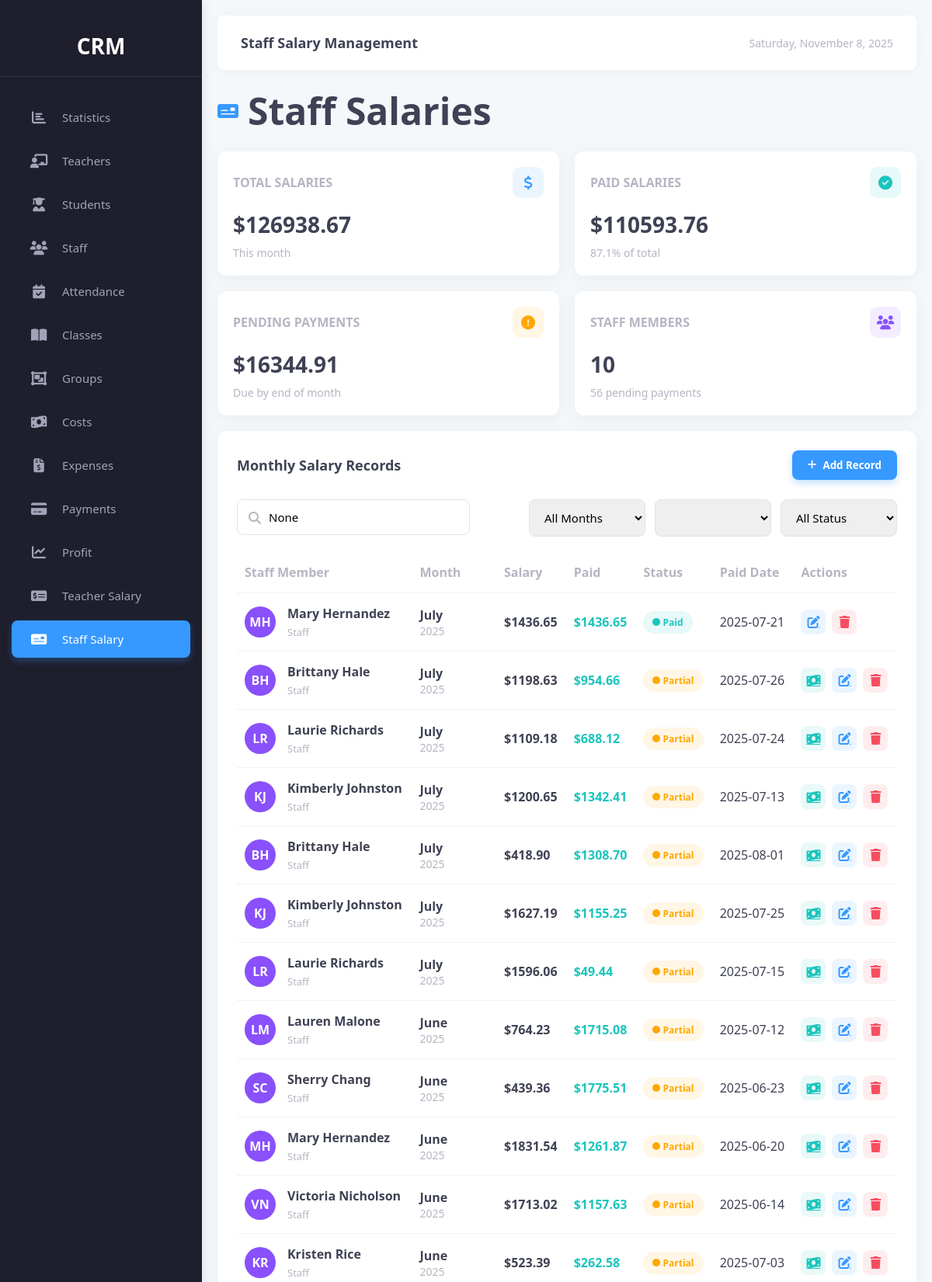
The page /staff_salary/ (upper part) on the database its author committed.
### finance/models.py (models this page shows, shortened)
class StaffSalary(models.Model):
    staff = models.ForeignKey(Staff, on_delete=models.PROTECT)
    month = models.DateField()
    salary = models.DecimalField(max_digits=10, decimal_places=2)
    paid = models.DecimalField(max_digits=10, decimal_places=2)
    paid_date = models.DateField()

### staff/models.py (models this page shows)
class Staff(models.Model):
    STATUS_CHOICES = [
        (1, "Active"),
        (2, "Inactive"),
        (3, "Holiday"),
        (4, "Fired"),
        (5, "Retired"),
        (6, "On hold")
    ]
    first_name = models.CharField(max_length=100)
    last_name = models.CharField(max_length=100)
    middle_name = models.CharField(max_length=100)
    born_date = models.DateField()
    salary = models.DecimalField(max_digits=10, decimal_places=2)
    phone_number = models.CharField(max_length=11)
    join_date = models.DateField()
    status = models.SmallIntegerField(choices=STATUS_CHOICES)
    def __str__(self):
        return self.first_name

### views/staff_salary/views.py (the view, shortened to what this page needs)
# urls.py: path('', views.staff_salary_view, name='staff_salary'),
def staff_salary_view(request):
    form = StaffSalaryForm()
    filter_form = SalaryFilterForm(request.GET or None)
    delete_id = request.GET.get('delete')
    if delete_id:
        record = get_object_or_404(StaffSalary, id=delete_id)
        record.delete()
        messages.success(request, "Salary record deleted successfully!")
        return redirect('staff_salary')
    mark_paid_id = request.GET.get('mark_paid')
    records = StaffSalary.objects.all().order_by('-month')
    total_salaries = records.aggregate(total=Sum('salary'))['total'] or 0
    total_paid = records.aggregate(total=Sum('paid'))['total'] or 0
    pending_payments = total_salaries - total_paid
    staff_count = Staff.objects.count()
    unpaid_count = StaffSalary.objects.filter(
        paid__lt=F('salary')
    ).count()
    context = {
        'form': form,
        'filter_form': filter_form,
        'records': records,
        'total_salaries': total_salaries,
        'total_paid': total_paid,
        'pending_payments': pending_payments,
        'staff_count': staff_count,
        'unpaid_count': unpaid_count,
        'current_year': datetime.datetime.now().year,
        'current_date': datetime.datetime.now()
    }
    return render(request, 'staff_salary.html', context)

### views/staff_salary/forms.py
class StaffSalaryForm(forms.ModelForm):
    class Meta:
        model = StaffSalary
        fields = ['staff', 'month', 'salary', 'paid', 'paid_date']
        widgets = {
            'month': forms.DateInput(attrs={'type': 'month'}),
            'paid_date': forms.DateInput(attrs={'type': 'date'}),
        }
    def __init__(self, *args, **kwargs):
        super().__init__(*args, **kwargs)
        self.fields['staff'].queryset = Staff.objects.all()
        self.fields['paid_date'].required = False

class SalaryFilterForm(forms.Form):
    MONTH_CHOICES = [
        ('all', 'All Months'),
        ('1', 'January'), ('2', 'February'), ('3', 'March'),
        ('4', 'April'), ('5', 'May'), ('6', 'June'),
        ('7', 'July'), ('8', 'August'), ('9', 'September'),
        ('10', 'October'), ('11', 'November'), ('12', 'December')
    ]
    STATUS_CHOICES = [
        ('all', 'All Status'),
        ('paid', 'Paid'),
        ('unpaid', 'Unpaid'),
        ('partial', 'Partial')
    ]
    search = forms.CharField(required=False)
    month = forms.ChoiceField(choices=MONTH_CHOICES, required=False)
    year = forms.IntegerField(
        min_value=2020,
        max_value=2030,
        initial=datetime.datetime.now().year
    )
    status = forms.ChoiceField(choices=STATUS_CHOICES, required=False)

### views/profit/forms.py (called while the page is built)
@register.filter
def div(value, arg):
    try:
        return float(value) / float(arg)
    except (ValueError, ZeroDivisionError):
        return 0

@register.filter
def mul(value, arg):
    try:
        return float(value) * float(arg)
    except ValueError:
        return 0

### templates/staff_salary.html (shortened to what this page needs)
<!DOCTYPE html>
{% load humanize %}
<html lang="en">
<head>
    <link rel="stylesheet" href="https://cdnjs.cloudflare.com/ajax/libs/font-awesome/6.4.0/css/all.min.css">
</head>
<body>
    <div class="sidebar">
        <div class="logo">
            <span>CRM</span>
        </div>
        <div class="nav-links">
            <a href="{% url 'statistic' %}" class="nav-item">
                <i class="fas fa-chart-bar"></i>
                <span class="nav-text">Statistics</span>
            </a>
            <a href="{% url 'teacher' %}" class="nav-item">
                <i class="fas fa-chalkboard-teacher"></i>
                <span class="nav-text">Teachers</span>
            </a>
            <a href="{% url 'students_list' %}" class="nav-item">
                <i class="fas fa-user-graduate"></i>
                <span class="nav-text">Students</span>
            </a>
            <a href="{% url 'staff_list' %}" class="nav-item">
                <i class="fas fa-users"></i>
                <span class="nav-text">Staff</span>
            </a>
            <a href="{% url 'attendance' %}" class="nav-item">
                <i class="fas fa-calendar-check"></i>
                <span class="nav-text">Attendance</span>
            </a>
            <a href="{% url 'classes' %}" class="nav-item">
                <i class="fas fa-book-open"></i>
                <span class="nav-text">Classes</span>
            </a>
            <a href="{% url 'group_management' %}" class="nav-item">
                <i class="fas fa-object-group"></i>
                <span class="nav-text">Groups</span>
            </a>
            <a href="{% url 'costs_management' %}" class="nav-item">
                <i class="fas fa-money-bill-wave"></i>
                <span class="nav-text">Costs</span>
            </a>
            <a href="{% url 'expense_management' %}" class="nav-item">
                <i class="fas fa-file-invoice-dollar"></i>
                <span class="nav-text">Expenses</span>
            </a>
            <a href="{% url 'payment_management' %}" class="nav-item">
                <i class="fas fa-credit-card"></i>
                <span class="nav-text">Payments</span>
            </a>
            <a href="{% url 'profit_analysis' %}" class="nav-item">
                <i class="fas fa-chart-line"></i>
                <span class="nav-text">Profit</span>
            </a>
            <a href="{% url 'teacher_salary' %}" class="nav-item">
                <i class="fas fa-money-check-alt"></i>
                <span class="nav-text">Teacher Salary</span>
            </a>
            <a href="{% url 'staff_salary' %}" class="nav-item active">
                <i class="fas fa-money-check"></i>
                <span class="nav-text">Staff Salary</span>
            </a>
        </div>
    </div>
    <div class="main-content">
        <div class="content-header">
            <div class="welcome-text">Staff Salary Management</div>
            <div class="date-display">{{ current_date|date:"l, F j, Y" }}</div>
        </div>
        <div class="page-title">
            <i class="fas fa-money-check"></i>
            <h1>Staff Salaries</h1>
        </div>
        <div class="stats-container">
            <div class="stat-card">
                <div class="stat-header">
                    <div class="stat-title">TOTAL SALARIES</div>
                    <div class="stat-icon primary">
                        <i class="fas fa-dollar-sign"></i>
                    </div>
                </div>
                <div class="stat-value">${{ total_salaries|floatformat:2 }}</div>
                <div class="stat-meta">
                    <span>This month</span>
                </div>
            </div>
            <div class="stat-card">
                <div class="stat-header">
                    <div class="stat-title">PAID SALARIES</div>
                    <div class="stat-icon success">
                        <i class="fas fa-check-circle"></i>
                    </div>
                </div>
                <div class="stat-value">${{ total_paid|floatformat:2 }}</div>
                <div class="stat-meta">
                    {% if total_salaries > 0 %}
                    <span>{{ total_paid|div:total_salaries|mul:100|floatformat:1 }}% of total</span>
                    {% else %}
                    <span>0% of total</span>
                    {% endif %}
                </div>
            </div>
            <div class="stat-card">
                <div class="stat-header">
                    <div class="stat-title">PENDING PAYMENTS</div>
                    <div class="stat-icon warning">
                        <i class="fas fa-exclamation-circle"></i>
                    </div>
                </div>
                <div class="stat-value">${{ pending_payments|floatformat:2 }}</div>
                <div class="stat-meta">
                    <span>Due by end of month</span>
                </div>
            </div>
            <div class="stat-card">
                <div class="stat-header">
                    <div class="stat-title">STAFF MEMBERS</div>
                    <div class="stat-icon secondary">
                        <i class="fas fa-users"></i>
                    </div>
                </div>
                <div class="stat-value">{{ staff_count }}</div>
                <div class="stat-meta">
                    <span>{{ unpaid_count }} pending payments</span>
                </div>
            </div>
        </div>
        <div class="salary-container">
            <div class="card">
                <div class="card-header">
                    <div class="card-title">Monthly Salary Records</div>
                    <button class="btn btn-primary" id="addRecordBtn">
                        <i class="fas fa-plus"></i> Add Record
                    </button>
                </div>
                <form method="GET" id="filterForm">
                    <div class="table-controls">
                        <div class="search-box">
                            <i class="fas fa-search"></i>
                            <input type="text" name="search" value="{{ filter_form.search.value }}" placeholder="Search staff members...">
                        </div>
                        <div class="filter-controls">
                            <select class="filter-select" name="month">
                                {% for value, label in filter_form.fields.month.choices %}
                                <option value="{{ value }}" {% if filter_form.month.value == value %}selected{% endif %}>
                                    {{ label }}
                                </option>
                                {% endfor %}
                            </select>
                            <select class="filter-select" name="year">
                            </select>
                            <select class="filter-select" name="status">
                                {% for value, label in filter_form.fields.status.choices %}
                                <option value="{{ value }}" {% if filter_form.status.value == value %}selected{% endif %}>
                                    {{ label }}
                                </option>
                                {% endfor %}
                            </select>
                        </div>
                    </div>
                </form>
                <div class="table-responsive">
                    <table>
                        <thead>
                            <tr>
                                <th>Staff Member</th>
                                <th>Month</th>
                                <th>Salary</th>
                                <th>Paid</th>
                                <th>Status</th>
                                <th>Paid Date</th>
                                <th>Actions</th>
                            </tr>
                        </thead>
                        <tbody id="salaryTable">
                            {% for record in records %}
                            <tr>
                                <td>
                                    <div class="staff-info">
                                        <div class="staff-avatar">
                                            {{ record.staff.first_name|first }}{{ record.staff.last_name|first }}
                                        </div>
                                        <div>
                                            <div class="staff-name">
                                                {{ record.staff.first_name }} {{ record.staff.last_name }}
                                            </div>
                                            <div class="staff-position">{{ record.staff.position|default:"Staff" }}</div>
                                        </div>
                                    </div>
                                </td>
                                <td>
                                    <div class="month-display">{{ record.month|date:"F" }}</div>
                                    <div class="year-display">{{ record.month|date:"Y" }}</div>
                                </td>
                                <td class="salary-amount">${{ record.salary }}</td>
                                <td class="paid-amount">${{ record.paid }}</td>
                                <td>
                                    {% if record.paid == record.salary %}
                                    <div class="status paid">
                                        <span class="status-indicator paid-indicator"></span>
                                        Paid
                                    </div>
                                    {% elif record.paid == 0 %}
                                    <div class="status unpaid">
                                        <span class="status-indicator unpaid-indicator"></span>
                                        Unpaid
                                    </div>
                                    {% else %}
                                    <div class="status partial">
                                        <span class="status-indicator partial-indicator"></span>
                                        Partial
                                    </div>
                                    {% endif %}
                                </td>
                                <td>{{ record.paid_date|date:"Y-m-d"|default:"-" }}</td>
                                <td>
                                    <div class="action-buttons">
                                        {% if record.paid != record.salary %}
                                        <a href="?mark_paid={{ record.id }}" class="action-btn pay-btn">
                                            <i class="fas fa-money-bill-wave"></i>
                                        </a>
                                        {% endif %}
                                        <a href="#" class="action-btn edit-btn" data-id="{{ record.id }}">
                                            <i class="fas fa-edit"></i>
                                        </a>
                                        <a href="?delete={{ record.id }}" class="action-btn delete-btn"
                                           onclick="return confirm('Are you sure you want to delete this record?')">
                                            <i class="fas fa-trash"></i>
                                        </a>
                                    </div>
                                </td>
                            </tr>
                            {% endfor %}
                        </tbody>
                    </table>
                </div>
            </div>
        </div>
    </div>
</body>
</html>

### rows shown on the page
StaffSalary: staff.first_name|first "M", staff.last_name|first "H", staff.first_name "Mary", staff.last_name "Hernandez", staff.position "Staff", month "July", month "2025", salary "1436.65", paid "1436.65", shows "Paid", paid_date "2025-07-21"
StaffSalary: staff.first_name|first "B", staff.last_name|first "H", staff.first_name "Brittany", staff.last_name "Hale", staff.position "Staff", month "July", month "2025", salary "1198.63", paid "954.66", shows "Partial", paid_date "2025-07-26"
StaffSalary: staff.first_name|first "L", staff.last_name|first "R", staff.first_name "Laurie", staff.last_name "Richards", staff.position "Staff", month "July", month "2025", salary "1109.18", paid "688.12", shows "Partial", paid_date "2025-07-24"
StaffSalary: staff.first_name|first "K", staff.last_name|first "J", staff.first_name "Kimberly", staff.last_name "Johnston", staff.position "Staff", month "July", month "2025", salary "1200.65", paid "1342.41", shows "Partial", paid_date "2025-07-13"
StaffSalary: staff.first_name|first "B", staff.last_name|first "H", staff.first_name "Brittany", staff.last_name "Hale", staff.position "Staff", month "July", month "2025", salary "418.90", paid "1308.70", shows "Partial", paid_date "2025-08-01"
StaffSalary: staff.first_name|first "K", staff.last_name|first "J", staff.first_name "Kimberly", staff.last_name "Johnston", staff.position "Staff", month "July", month "2025", salary "1627.19", paid "1155.25", shows "Partial", paid_date "2025-07-25"
StaffSalary: staff.first_name|first "L", staff.last_name|first "R", staff.first_name "Laurie", staff.last_name "Richards", staff.position "Staff", month "July", month "2025", salary "1596.06", paid "49.44", shows "Partial", paid_date "2025-07-15"
StaffSalary: staff.first_name|first "L", staff.last_name|first "M", staff.first_name "Lauren", staff.last_name "Malone", staff.position "Staff", month "June", month "2025", salary "764.23", paid "1715.08", shows "Partial", paid_date "2025-07-12"
StaffSalary: staff.first_name|first "S", staff.last_name|first "C", staff.first_name "Sherry", staff.last_name "Chang", staff.position "Staff", month "June", month "2025", salary "439.36", paid "1775.51", shows "Partial", paid_date "2025-06-23"
StaffSalary: staff.first_name|first "M", staff.last_name|first "H", staff.first_name "Mary", staff.last_name "Hernandez", staff.position "Staff", month "June", month "2025", salary "1831.54", paid "1261.87", shows "Partial", paid_date "2025-06-20"
StaffSalary: staff.first_name|first "V", staff.last_name|first "N", staff.first_name "Victoria", staff.last_name "Nicholson", staff.position "Staff", month "June", month "2025", salary "1713.02", paid "1157.63", shows "Partial", paid_date "2025-06-14"
StaffSalary: staff.first_name|first "K", staff.last_name|first "R", staff.first_name "Kristen", staff.last_name "Rice", staff.position "Staff", month "June", month "2025", salary "523.39", paid "262.58", shows "Partial", paid_date "2025-07-03"

### other values the page prints
{{ total_salaries|floatformat:2 }} "126938.67"
{{ total_paid|floatformat:2 }} "110593.76"
{{ total_paid|div:total_salaries|mul:100|floatformat:1 }} "87.1"
{{ pending_payments|floatformat:2 }} "16344.91"
{{ staff_count }} "10"
{{ unpaid_count }} "56"
form field month "All Months"
form field status "All Status"
